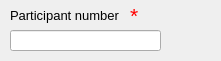
     <widget class="QWidget" name="demo_widget_ppt" native="true">
      <property name="geometry">
       <rect>
        <x>30</x>
        <y>110</y>
        <width>221</width>
        <height>61</height>
       </rect>
      </property>
      <property name="font">
       <font>
        <pointsize>10</pointsize>
       </font>
      </property>
      <widget class="QLineEdit" name="demo_box_ppt">
       <property name="geometry">
        <rect>
         <x>10</x>
         <y>30</y>
         <width>151</width>
         <height>21</height>
        </rect>
       </property>
       <property name="maxLength">
        <number>50</number>
       </property>
      </widget>
      <widget class="QLabel" name="demo_text_ppt">
       <property name="geometry">
        <rect>
         <x>10</x>
         <y>5</y>
         <width>151</width>
         <height>21</height>
        </rect>
       </property>
       <property name="font">
        <font>
         <family>Arial</family>
         <pointsize>10</pointsize>
        </font>
       </property>
       <property name="text">
        <string>Participant number</string>
       </property>
      </widget>
      <widget class="QLabel" name="demo_error_ppt">
       <property name="geometry">
        <rect>
         <x>130</x>
         <y>0</y>
         <width>41</width>
         <height>31</height>
        </rect>
       </property>
       <property name="palette">
        <palette>
         <active>
          <colorrole role="WindowText">
           <brush brushstyle="SolidPattern">
            <color alpha="255">
             <red>255</red>
             <green>0</green>
             <blue>0</blue>
            </color>
           </brush>
          </colorrole>
         </active>
         <inactive>
          <colorrole role="WindowText">
           <brush brushstyle="SolidPattern">
            <color alpha="255">
             <red>255</red>
             <green>0</green>
             <blue>0</blue>
            </color>
           </brush>
          </colorrole>
         </inactive>
         <disabled>
          <colorrole role="WindowText">
           <brush brushstyle="SolidPattern">
            <color alpha="255">
             <red>69</red>
             <green>69</green>
             <blue>69</blue>
            </color>
           </brush>
          </colorrole>
         </disabled>
        </palette>
       </property>
       <property name="font">
        <font>
         <family>Arial</family>
         <pointsize>16</pointsize>
        </font>
       </property>
       <property name="text">
        <string>*</string>
       </property>
      </widget>
     </widget>
